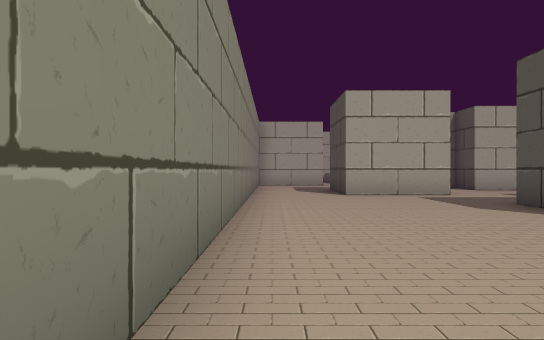
view 1 (above)

24 first-person views from a walk through a Unity game level. The camera is 1.2 m above the floor, looks level and sees 70° across. The floor is counted in squares, 2 m on a side. Each view is taken from the middle of a square. On the plan, view 1 faces up. The plan holds only what a view shows up to about 11 squares ahead; the rest is blank. The place goes on beyond the plan. The player is left out.

view 2
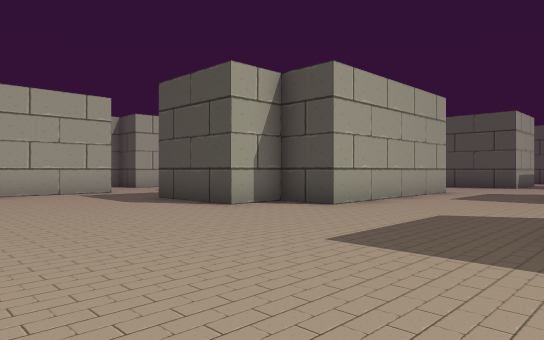

view 3
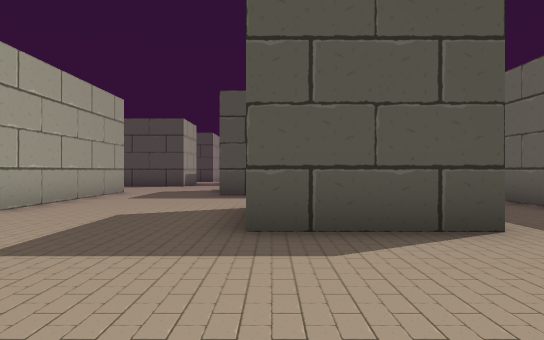

view 4
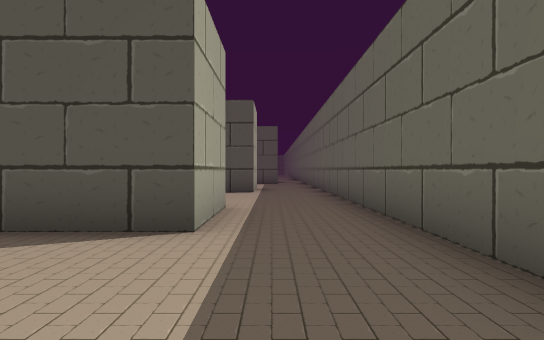

view 5
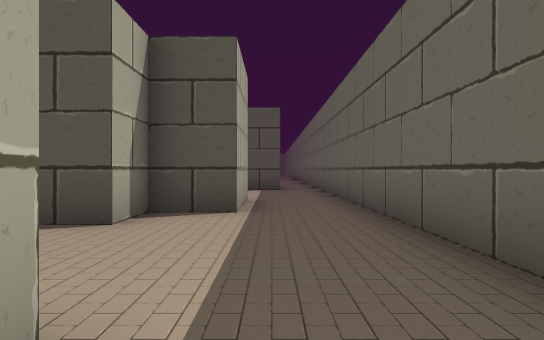

view 6
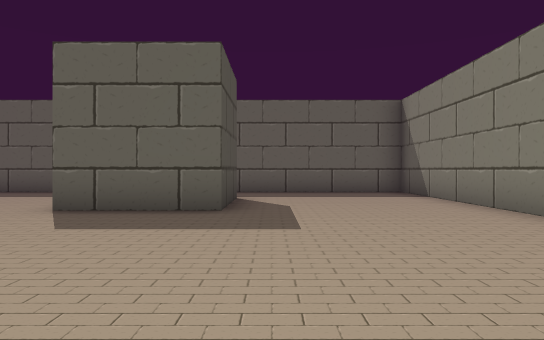

view 7
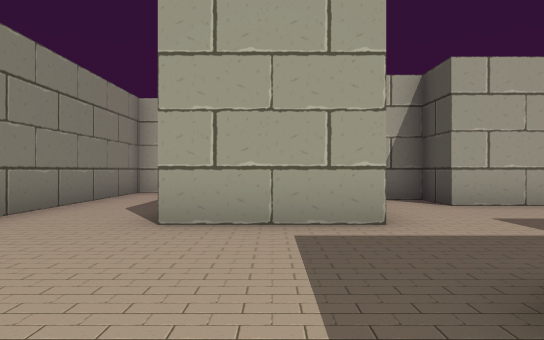

view 8
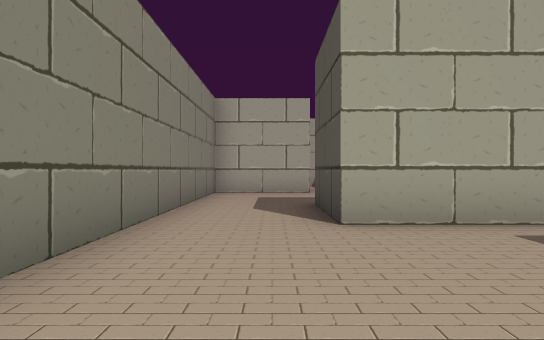

view 9
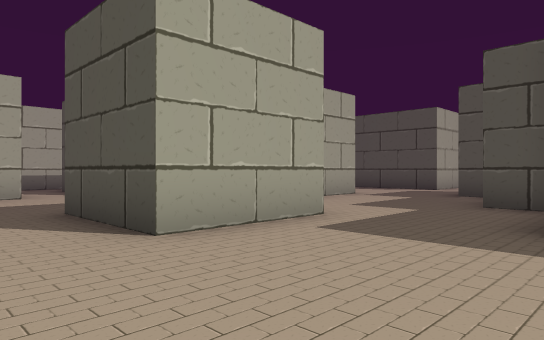

view 10
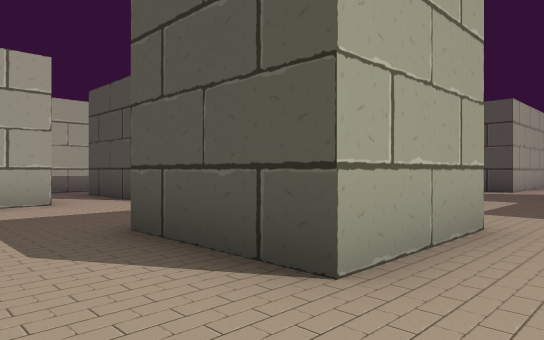

view 11
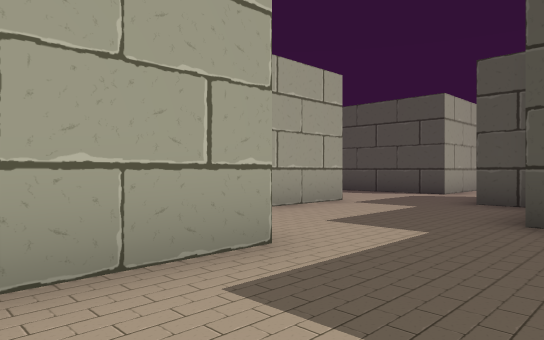

view 12
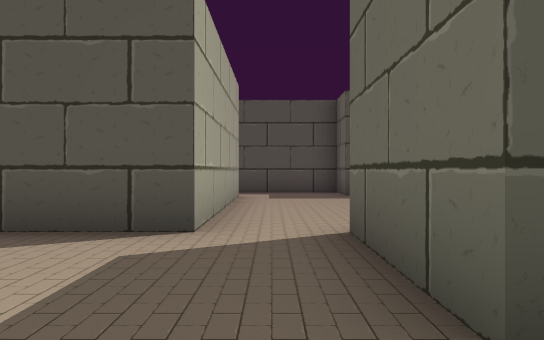

view 13
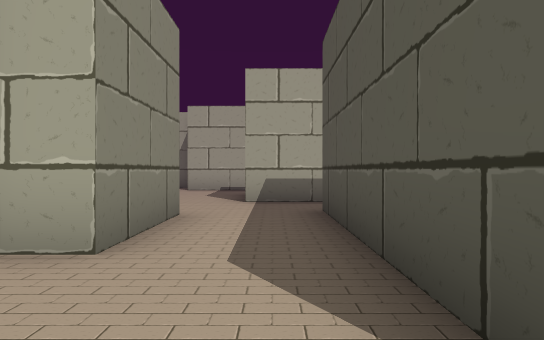

view 14
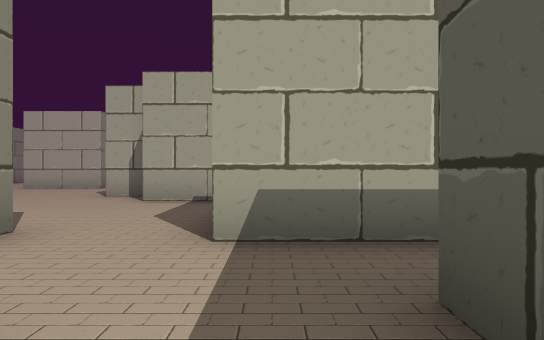

view 15
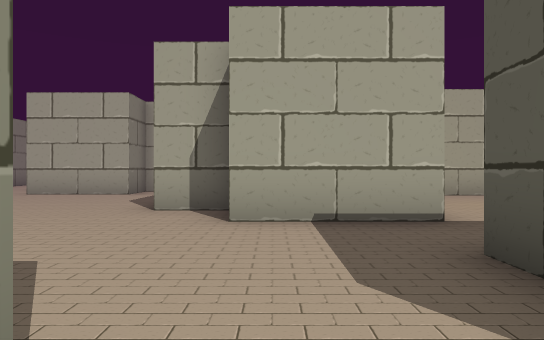

view 16
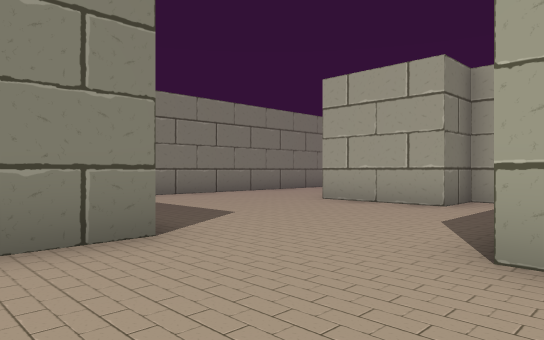

view 17
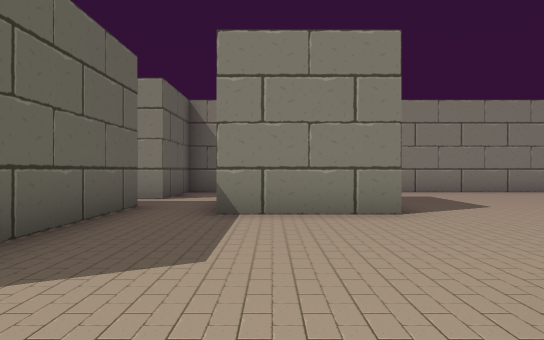

view 18
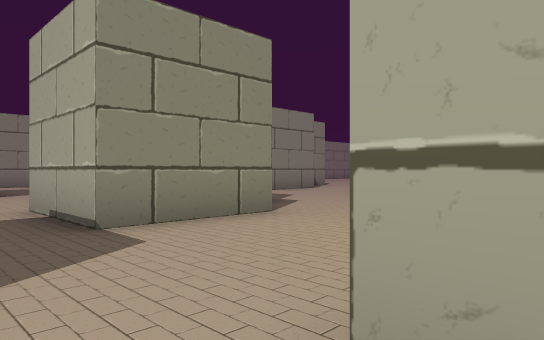

view 19
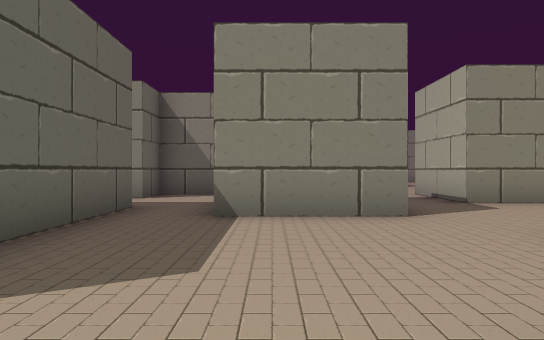

view 20
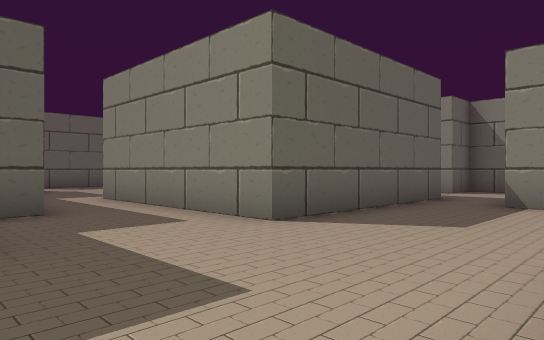

view 21
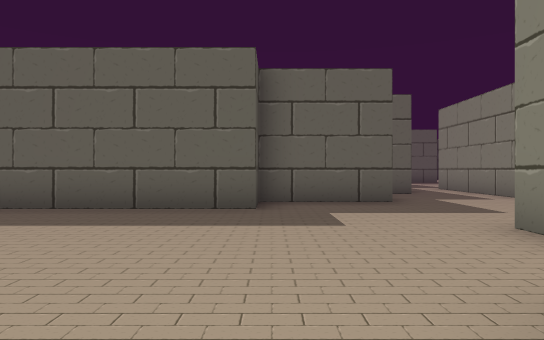

view 22
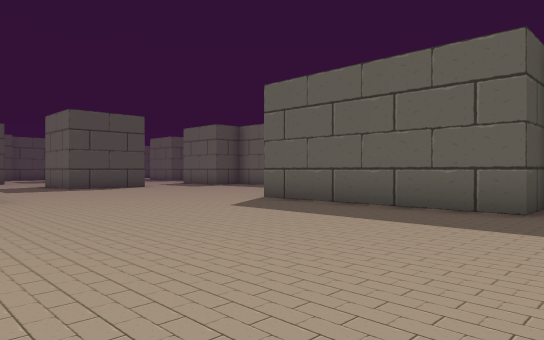

view 23
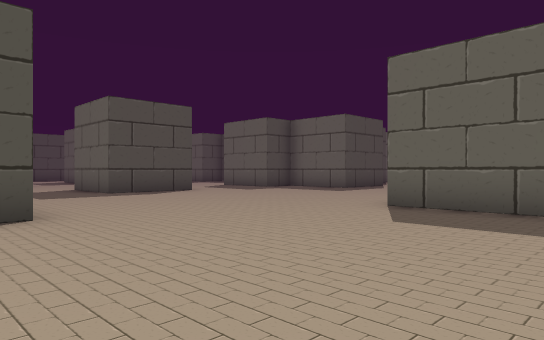

view 24
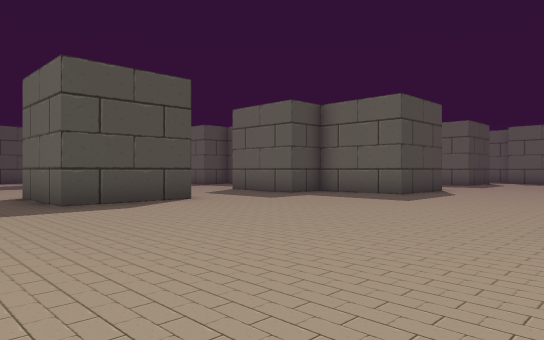

### Floor plan
Points are (right, up) in squares from view 1. A wall is a line through its corners. A room is listed if a view was taken in it or the views show most of it. See-through windows are left out.
Room 1 (views 1, 2, 3, 4, 5, 6, 7, 8, 9, 10, 11)
walls: (6.2, -3.3) (3.7, -3.3) (3.7, -0.7) (6.2, -0.7); (9.5, 3) (5.5, 3) (5.5, 4.2) (4.3, 4.2) (4.3, 6.8); (6.8, 7.1) (6.8, 8); (4.4, 9.2) (1.8, 9.2); (-0.5, 9.5) (-0.5, -5.5) (13.5, -5.5); (12.9, -3.5) (10.5, -3.5) (10.5, -2.3) (9.3, -2.3) (9.3, 0.2)
ways out: opening at (5.5, 9.5) to room 2; opening at (0.5, 10.5); opening at (10, 1.5); opening at (14, -4.5)
Room 2 (views 12, 13, 14, 15, 16, 17)
walls: (8.5, 17.8) (8.5, 15.3) (9.8, 15.3) (9.8, 12.8) (9, 12.8); (4.8, 21.9) (4.8, 19.2); (4.1, 19.2) (3, 19.2); (8.4, 22.8) (7.2, 22.8); (10.5, 19.1) (10.5, 19.8); (11, 24) (11, 21.5) (8.5, 21.5); (3.5, 15.5) (3.5, 17.8) (6.9, 17.8); (13, 19.8) (13, 18.6); (12.5, 17.2) (10.5, 17.2); (-0.5, 18.5) (-0.5, 17.8) (2, 17.8) (2, 17.2); (6, 27.8) (5.5, 27.8) (5.5, 26.5) (3, 26.5); (8.6, 11.5) (6, 11.5) (6, 12.8) (5.2, 12.8); (14, 26.1) (13, 26.1); (11.8, 10.7) (11.8, 15.8) (13.5, 15.8); (-0.5, 27.4) (-0.5, 23.5); (9.3, 8.5) (9.3, 9.2) (11.8, 9.2)
ways out: opening at (5.5, 9.5) to room 1; opening at (12.5, 16.5) to room 3; opening at (14, 19.5) to room 3; opening at (3, 16.5); opening at (5, 12); opening at (11, 10)
Room 3 (views 18, 19, 20, 21, 22, 23, 24)
walls: (34, 16.4) (34, 18.9) (36.5, 18.9); (34, 12.4) (34, 13.3) (34.9, 13.3); (31.5, 9.9) (31.5, 12) (33.6, 12); (19.8, 15.8) (22.2, 15.8) (22.2, 17) (27.2, 17); (19.5, 19.5) (19.5, 19); (18.4, 13.3) (19, 13.3); (17.2, 8.2) (18.5, 8.2) (18.5, 11); (13.5, 15.8) (16.7, 15.8) (16.7, 10.7); (13, 18.6) (13, 17.2)
ways out: opening at (12.5, 16.5) to room 2; opening at (14, 19.5) to room 2; opening at (17.5, 9.5)

Positions as (right, up) in squares from view 1, and headings:
1: (0, 0), facing up
2: (0, -1), facing up-right
3: (0, -1), facing right
4: (0, -4), facing right
5: (5, -4), facing right
6: (3, 5), facing down
7: (3, 5), facing up
8: (1, 5), facing up
9: (0, 6), facing up-right
10: (0, 8), facing up-right
11: (2, 7), facing up-right
12: (8, 10), facing right
13: (11, 10), facing up
14: (11, 14), facing up
15: (9, 17), facing up
16: (8, 20), facing up-left
17: (10, 20), facing left
18: (15, 20), facing up-left
19: (18, 18), facing left
20: (20, 19), facing down-left
21: (22, 23), facing down
22: (21, 23), facing down-right
23: (24, 23), facing down-right
24: (27, 21), facing down-right
